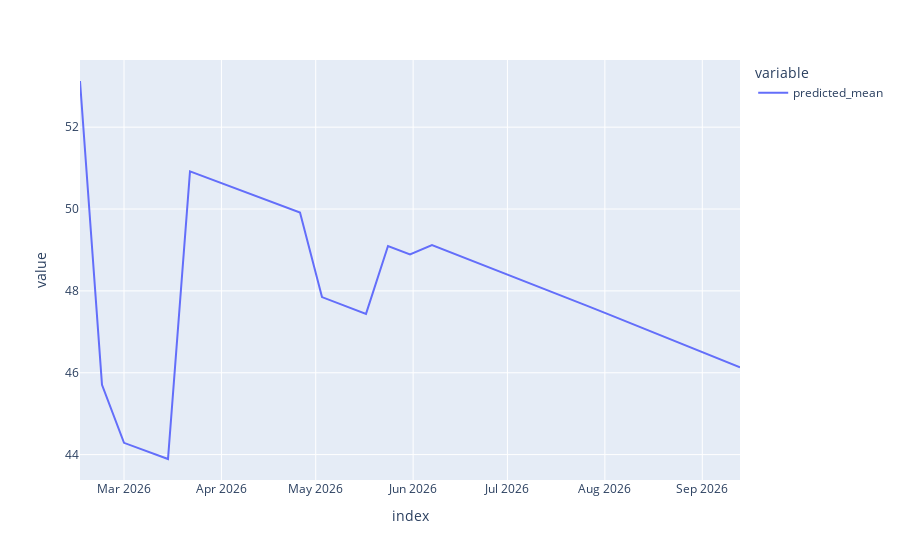

Notebook source saved alongside this figure:
### Code cell
#forecasting


forecast = model_fit_weekly.get_forecast(
    steps=31,
    exog = future_X
)


future=forecast.predicted_mean
pd.options.plotting.backend = 'plotly'
future.plot()


#forecast+previous data
#final = pd.concat([series,future])
#final.to_csv('/Users/sazid/Documents/Daily Comm Predection Project/products wise data/Products Predicted Data/d=o/মুরগী(ব্রয়লার)_P.csv', index=True)
#final.plot()

### Figure 1 — Plotly figure (JSON) as saved in the notebook; plotly's stock layout.template omitted (floating-point values rounded to 4 significant figures)
{"data": [{"hovertemplate": "variable=predicted_mean<br>index=%{x}<br>value=%{y}<extra></extra>", "legendgroup": "predicted_mean", "line": {"color": "#636efa", "dash": "solid"}, "marker": {"symbol": "circle"}, "mode": "lines", "name": "predicted_mean", "orientation": "v", "showlegend": true, "type": "scatter", "x": ["2026-02-15T00:00:00", "2026-02-22T00:00:00", "2026-03-01T00:00:00", "2026-03-08T00:00:00", "2026-03-15T00:00:00", "2026-03-22T00:00:00", "2026-03-29T00:00:00", "2026-04-05T00:00:00", "2026-04-12T00:00:00", "2026-04-19T00:00:00", "2026-04-26T00:00:00", "2026-05-03T00:00:00", "2026-05-10T00:00:00", "2026-05-17T00:00:00", "2026-05-24T00:00:00", "2026-05-31T00:00:00", "2026-06-07T00:00:00", "2026-06-14T00:00:00", "2026-06-21T00:00:00", "2026-06-28T00:00:00", "2026-07-05T00:00:00", "2026-07-12T00:00:00", "2026-07-19T00:00:00", "2026-07-26T00:00:00", "2026-08-02T00:00:00", "2026-08-09T00:00:00", "2026-08-16T00:00:00", "2026-08-23T00:00:00", "2026-08-30T00:00:00", "2026-09-06T00:00:00", "2026-09-13T00:00:00"], "xaxis": "x", "y": [53.13, 45.7, 44.29, 44.09, 43.89, 50.92, 50.72, 50.52, 50.32, 50.12, 49.91, 47.85, 47.64, 47.44, 49.1, 48.89, 49.12, 48.91, 48.7, 48.49, 48.28, 48.07, 47.86, 47.65, 47.43, 47.22, 47.0, 46.79, 46.57, 46.35, 46.13], "yaxis": "y"}], "layout": {"autosize": true, "legend": {"title": {"text": "variable"}, "tracegroupgap": 0}, "margin": {"t": 60}, "xaxis": {"anchor": "y", "autorange": true, "domain": [0, 1], "range": ["2026-02-15", "2026-09-13"], "title": {"text": "index"}, "type": "date"}, "yaxis": {"anchor": "x", "autorange": true, "domain": [0, 1], "range": [43.38, 53.64], "title": {"text": "value"}, "type": "linear"}}}
